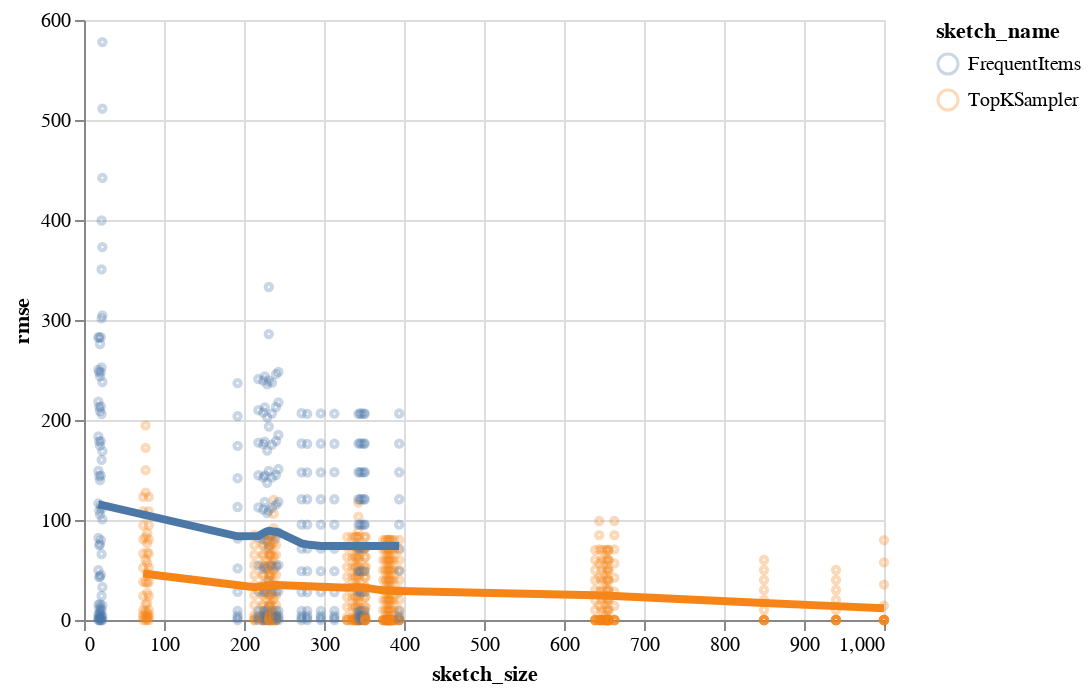

Source (notebook cell):
### Markdown cell above
## Make plots

### Code cell
(chart, _) = plotErrorVsSize(dat[dat.query_idx == max(dat.query_idx)], x='sketch_size')
chart
#.facet(column='sketch_name').resolve_scale(
#   y='independent'
#)

### Figure 1 — Vega-Lite specification as saved in the notebook (floating-point values rounded to 4 significant figures; data arrays with more than 128 entries replaced by an {"elided": "..."} marker saying what was removed)
{"config": {"view": {"continuousWidth": 400, "continuousHeight": 300}}, "layer": [{"mark": {"type": "point", "opacity": 0.3, "size": 10}, "encoding": {"color": {"type": "nominal", "field": "sketch_name"}, "x": {"type": "quantitative", "field": "sketch_size"}, "y": {"type": "quantitative", "field": "rmse", "title": "rmse"}}}, {"mark": {"type": "line", "size": 4}, "encoding": {"color": {"type": "nominal", "field": "sketch_name"}, "x": {"type": "quantitative", "field": "sketch_size"}, "y": {"type": "quantitative", "field": "rmse", "title": "rmse"}}, "transform": [{"loess": "rmse", "on": "sketch_size", "groupby": ["sketch_name"]}]}], "data": {"name": "data-42b42cf0b81580e08ecac0af9901d527"}, "$schema": "https://vega.github.io/schema/vega-lite/v4.8.1.json", "datasets": {"data-42b42cf0b81580e08ecac0af9901d527": {"elided": "816 records"}}}
